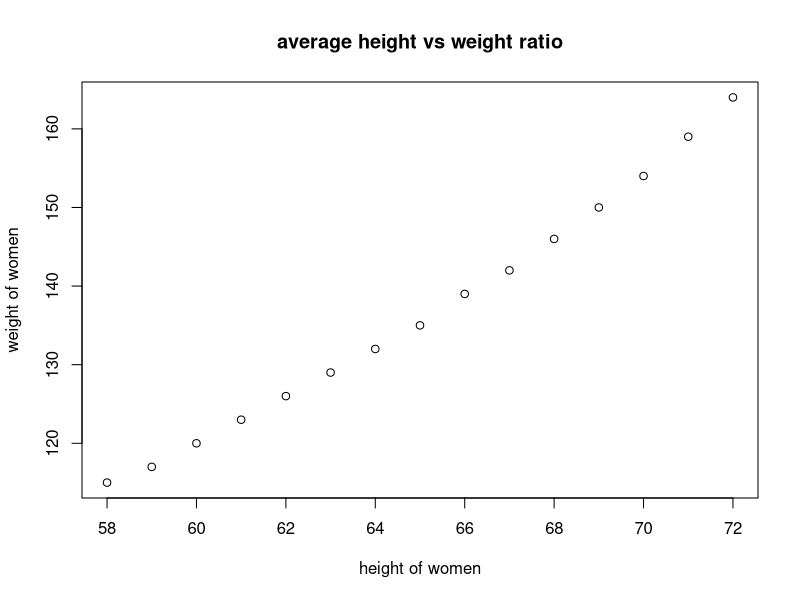

This figure's R source:
a<- women
a
plot(a$height,a$weight,xlab = 'height of women',ylab = 'weight of women',main = 'average height vs weight ratio')
median(a$height)
mean(a$weight)
median(a$weight)
summary(a$height)
summary(a$weight)
